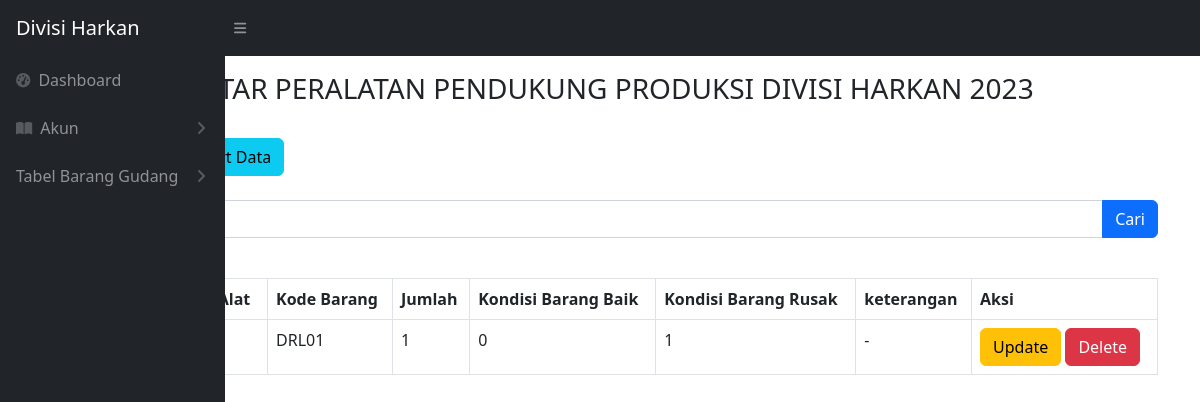
Before: /alat_produksi.php?cari=Bor Magnet with the older database file.
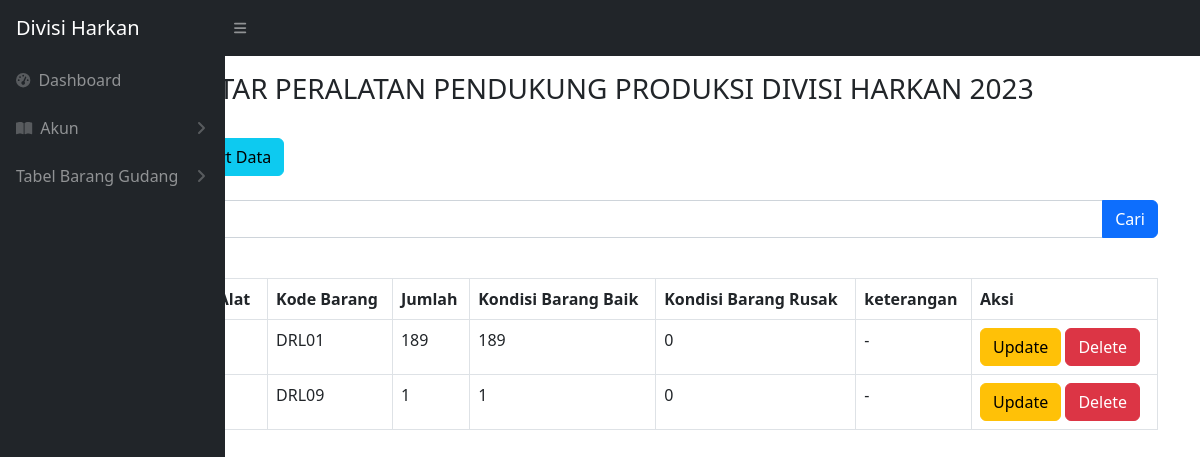
After: the same page with the newer database file.
### tables this page shows
CREATE TABLE `alat_produksi` (
  `idbarang` int(11) NOT NULL,
  `namabarang` varchar(512) NOT NULL,
  `kodebarang` varchar(100) NOT NULL,
  `jumlah` int(11) NOT NULL,
  `baik` int(11) NOT NULL,
  `rusak` int(11) NOT NULL,
  `keterangan` varchar(512) NOT NULL,
  `kategori_id` int(11) NOT NULL
);

### alat_produksi.php (the view, shortened to what this page needs)
<?php
require 'controller/koneksi.php';
$query = "SELECT * FROM alat_produksi";
if (isset($_GET['cari'])) {
    $keyword = $_GET['cari'];
    $query = "SELECT * FROM alat_produksi WHERE namabarang LIKE '%$keyword%' OR kodebarang LIKE '%$keyword%'";
}
?>
<!DOCTYPE html>
<html lang="en">
<head>
    <link href="css/styles.css" rel="stylesheet" />
</head>
<body class="sb-nav-fixed">
    <nav class="sb-topnav navbar navbar-expand navbar-dark bg-dark">
        <a class="navbar-brand ps-3" href="index.php">Divisi Harkan</a>
        <button class="btn btn-link btn-sm order-1 order-lg-0 me-4 me-lg-0" id="sidebarToggle" href="#!"><i class="fas fa-bars"></i></button>
    </nav>
    <div id="layoutSidenav">
        <div id="layoutSidenav_nav">
            <nav class="sb-sidenav accordion sb-sidenav-dark" id="sidenavAccordion">
                <div class="sb-sidenav-menu">
                    <div class="nav">
                        <a class="nav-link" href="index.php">
                            <div class="sb-nav-link-icon"><i class="fas fa-tachometer-alt"></i></div>
                            Dashboard
                        </a>
                        <a class="nav-link collapsed" href="#" data-bs-toggle="collapse" data-bs-target="#collapsePages" aria-expanded="false" aria-controls="collapsePages">
                            <div class="sb-nav-link-icon"><i class="fas fa-book-open"></i></div>
                            Akun
                            <div class="sb-sidenav-collapse-arrow"><i class="fas fa-angle-down"></i></div>
                        </a>
                        <a class="nav-link collapsed" href="#" data-bs-toggle="collapse" data-bs-target="#pagesCollapseTabel" aria-expanded="false" aria-controls="pagesCollapseTabel">
                            Tabel Barang Gudang
                            <div class="sb-sidenav-collapse-arrow"><i class="fas fa-angle-down"></i></div>
                        </a>
                    </div>
                </div>
            </nav>
        </div>
    </div>
    <br>
    <br>
    <main>
        <div class="container-fluid px-4">
            <h3 class="mt-4 text-center">DAFTAR PERALATAN PENDUKUNG PRODUKSI DIVISI HARKAN 2023</h3>
        </div>
        <br>
        <div class="container -fluid">
            <div class="card-mb-4">
                <button type="button" class="btn btn-primary" data-bs-toggle="modal" data-bs-target="#myModal">
                </button>
                <a href="export.php" class="btn btn-info">Export Data</a>
                <br>
                <br>
                <form action="alat_produksi.php" method="GET">
                    <div class="input-group mb-3">
                        <input type="text" value="" class="form-control" placeholder="Cari" name="cari">
                        <button typ="submit" class="btn btn-primary" >Cari</button>
                    </div>
                </form>
                <br>
                <div class="card-body">
                    <div class="table table-responsive">
                        <table class="table table-bordered" id="dataTable" width="100" cellspacing="0">
                            <thead>
                                <tr>
                                    <th>No</th>
                                    <th>Nama Barang / Alat</th>
                                    <th>Kode Barang</th>
                                    <th>Jumlah</th>
                                    <th>Kondisi Barang Baik</th>
                                    <th>Kondisi Barang Rusak</th>
                                    <th>keterangan</th>
                                    <th>Aksi</th>
                                </tr>
                            </thead>
                            <tbody>
                                <?php
                                $i = 1;
                                $ambilsemuadatabarang = mysqli_query($conn, $query);
                                while ($data = mysqli_fetch_array($ambilsemuadatabarang)) {
                                    $namabarang = $data['namabarang'];
                                    $kodebarang = $data['kodebarang'];
                                    $jumlah = $data['jumlah'];
                                    $barangbaik = $data['baik'];
                                    $barangrusak = $data['rusak'];
                                    $keterangan = $data['keterangan'];
                                    $idb = $data['idbarang'];
                                ?>
                                    <tr>
                                        <td><?= $i++ ?></td>
                                        <td><?= $namabarang ?></td>
                                        <td><?= $kodebarang ?></td>
                                        <td><?= $jumlah ?></td>
                                        <td><?= $barangbaik ?></td>
                                        <td><?= $barangrusak ?></td>
                                        <td><?= $keterangan ?></td>
                                        <td>
                                            <button type="button" class="btn btn-warning" data-bs-toggle="modal" data-bs-target="#edit<?= $idb; ?>">
                                                Update
                                            </button>
                                            <button type="button" class="btn btn-danger" data-bs-toggle="modal" data-bs-target="#delete<?= $idb; ?>">
                                                Delete
                                            </button>
                                        </td>
                                    </tr>
                                <?php
                                };
                                ?>
                            </tbody>
                        </table>
    </main>
</html>

Changed rows visible on the page:
changed alat_produksi "DRL01": jumlah "1" → "189"; baik "0" → "189"; rusak "1" → "0"
added alat_produksi: kodebarang "DRL09", jumlah "1", baik "1", rusak "0", keterangan "-"
